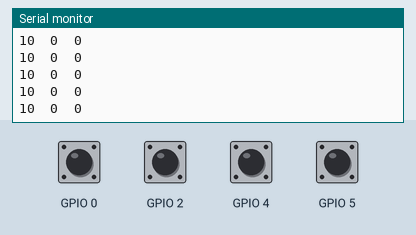
Simulated run of this sketch. Board: ESP8266 (NodeMCU). On the bench: the last lines printed to the serial monitor. The test bench sets the inputs (shaded band); at power-on: GPIO 0, GPIO 2, GPIO 4, GPIO 5 HIGH. WiFi joins after 1.5 s; servers stay silent unless stated.

Above: at 2.7 s.
2.8 s: GPIO 0 pulled LOW for 0.15 s
At 3.17 s:
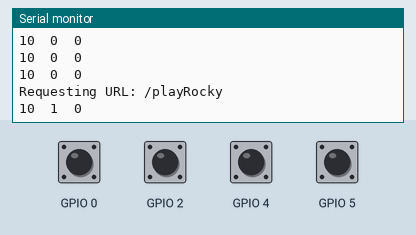
4.5 s: GPIO 2 pulled LOW for 0.15 s
At 4.83 s:
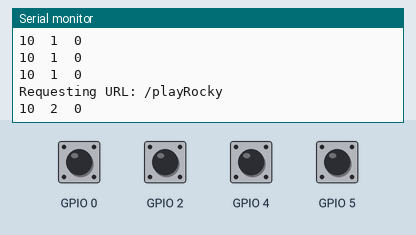
6.1 s: GPIO 4 pulled LOW for 0.15 s
At 6.49 s:
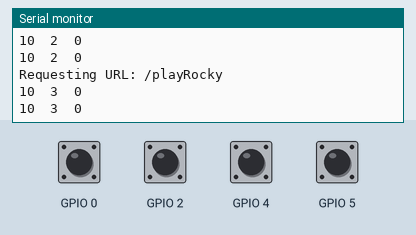
7.7 s: GPIO 5 pulled LOW for 0.15 s
At 8.03 s:
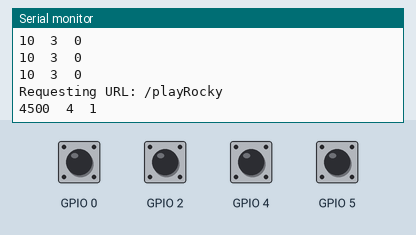
9.3 s: GPIO 0 pulled LOW for 1 s
At 9.69 s:
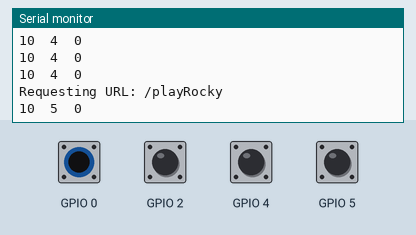
11.8 s: GPIO 2 pulled LOW for 1 s
At 12.14 s:
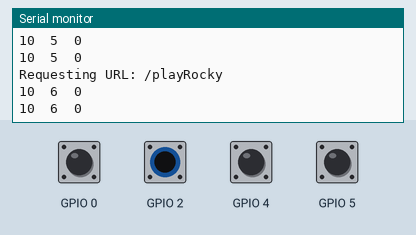
Timing chart, 0 to 14.8 s (numbered marks = the images above; inputs shaded):
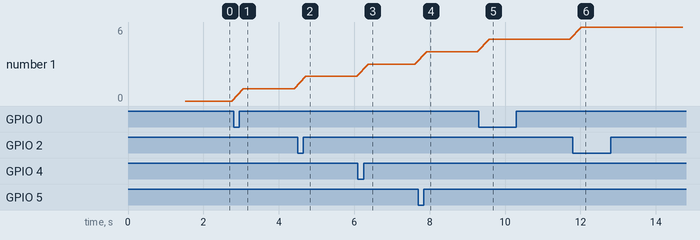

Measured:
- after the input at 2.8 s, the serial monitor: prints a new line after 0.26 s (image 1)
- after the input at 4.5 s, the serial monitor: prints a new line after 0.22 s (image 2)
- after the input at 6.1 s, the serial monitor: prints a new line after 0.28 s (image 3)
- after the input at 7.7 s, the serial monitor: prints a new line after 0.22 s (image 4)
- after the input at 9.3 s, the serial monitor: prints a new line after 0.28 s (image 5)
- after the input at 11.8 s, the serial monitor: prints a new line after 0.22 s (image 6)
- plotted number 1: 0 → 1 after the input at 2.8 s, 1 → 2 after the input at 4.5 s, 2 → 3 after the input at 6.1 s, 3 → 4 after the input at 7.7 s, 4 → 5 after the input at 9.3 s

The sketch:

CapacitiveSensorBeatSteps_v2.ino
```cpp
#include <CapacitiveSensor.h>
#include <ESP8266WiFi.h>

WiFiClient client;

/*
   CapitiveSense Library Demo Sketch
   Paul Badger 2008
   Uses a high value resistor e.g. 10M between send pin and receive pin
   Resistor effects sensitivity, experiment with values, 50K - 50M. Larger resistor values yield larger sensor values.
   Receive pin is the sensor pin - try different amounts of foil/metal on this pin
*/

// Wifi credentials
const char* ssid     = "Klaudias iPhone";
const char* password = "19971997";
// Server
const char* host = "172.20.10.11";
const int httpPort = 3000;


CapacitiveSensor   cs_unten_rechts = CapacitiveSensor(16,5);       // 10M resistor between pins 4 & 2, pin 2 is sensor pin, add a wire and or foil if desired
CapacitiveSensor   cs_unten_links = CapacitiveSensor(16,4);
CapacitiveSensor   cs_oben_rechts = CapacitiveSensor(16,0);
CapacitiveSensor   cs_oben_links = CapacitiveSensor(16,2);
int count = 0;
int ledA = 13;
int ledB = 12;
int ledC = 11;
int ledD = 10;
int ledE = 9;
boolean pressed_unten_rechts = false;
boolean pressed_unten_links = false;
boolean pressed_oben_rechts = false;
boolean pressed_oben_links = false;

void setup()
{
  Serial.begin(9600);
  // Start connecting to a WiFi network
  Serial.println();
  Serial.println();
  Serial.print("Connecting to ");
  Serial.println(ssid);

  WiFi.begin(ssid, password); //works!

  while (WiFi.status() != WL_CONNECTED) {
    delay(500);
    Serial.print(".");
  }

  Serial.println("");
  Serial.println("WiFi connected");
  Serial.println("IP address: ");
  Serial.println(WiFi.localIP());
  cs_unten_rechts.set_CS_AutocaL_Millis(0xFFFFFFFF);     // turn off autocalibrate on channel 1 - just as an example
  cs_unten_links.set_CS_AutocaL_Millis(0xFFFFFFFF);
  cs_oben_rechts.set_CS_AutocaL_Millis(0xFFFFFFFF);
  cs_oben_links.set_CS_AutocaL_Millis(0xFFFFFFFF);

  //pinMode(ledA, OUTPUT);
  //pinMode(ledB, OUTPUT);
  //pinMode(ledC, OUTPUT);
  //pinMode(ledD, OUTPUT);
  //pinMode(ledE, OUTPUT);
}

void loop()
{
  long start = millis();
  long total_unten_rechts = cs_unten_rechts.capacitiveSensor(30);
  long total_unten_links = cs_unten_links.capacitiveSensor(30);
  long total_oben_rechts = cs_oben_rechts.capacitiveSensor(30);
  long total_oben_links = cs_oben_links.capacitiveSensor(30);
  if (capacitorPressed (total_unten_rechts, &pressed_unten_rechts)
      || capacitorPressed (total_unten_links, &pressed_unten_links)
      || capacitorPressed (total_oben_rechts, &pressed_oben_rechts)
      || capacitorPressed (total_oben_links, &pressed_oben_links))
  {
    count++;
    sendRequest(false);
  }

  if (count > 5)
  {
    digitalWrite(ledA, HIGH);
  }
  else
  {
    digitalWrite(ledA, LOW);
  }

  if (count > 7)
  {
    digitalWrite(ledB, HIGH);
  }
  else
  {
    digitalWrite(ledB, LOW);
  }

  if (count > 9)
  {
    digitalWrite(ledC, HIGH);
  }
  else
  {
    digitalWrite(ledC, LOW);
  }

  if (count > 11)
  {
    digitalWrite(ledD, HIGH);
  }
  else
  {
    digitalWrite(ledD, LOW);
  }

  if (count > 13)
  {
    digitalWrite(ledE, HIGH);
  }
  else
  {
    digitalWrite(ledE, LOW);
  }


  Serial.print(total_unten_rechts);
  Serial.print("\t");
  Serial.print(count);
  Serial.print("\t");
  Serial.println(pressed_unten_rechts);

  delay(100);                             // arbitrary delay to limit data to serial port
}

boolean capacitorPressed (long total, boolean *cs_pressed)
{
  if (total > 50)
  {
    if (*cs_pressed == false)
    {
      *cs_pressed = true;
      return true;
    }
  }
  else
  {
    *cs_pressed = false;
  }
  return false;
}

void sendRequest (bool stopSong)
{
  // Use WiFiClient class to connection
  if (!client.connect(host, httpPort)) {
    Serial.println("connection failed");
    return;
  }
  String url;

  if (stopSong)
  {
    url = "/stopRocky";
  }
  else {
    url = "/playRocky";

  }

  Serial.print("Requesting URL: ");
  Serial.println(url);
  // Send the request to the server
  client.print(String("GET ") + url + " HTTP/1.1\r\n" +
               "Host: " + host + "\r\n" +
               "Connection: close\r\n\r\n");
}
```
